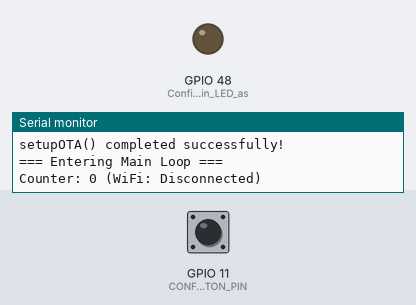
A program run on a simulated ESP32-S3. On the bench: output pins drawn as LEDs (lit = HIGH), the last lines printed to the serial monitor. The test bench sets the inputs (shaded band); at power-on: GPIO 11 (CONFIG_BUTTON_PIN) HIGH. WiFi joins after 1.5 s; servers stay silent unless stated.

Above: at 2.2 s.
2.3 s: GPIO 11 (CONFIG_BUTTON_PIN) pulled LOW for 0.15 s
At 3.3 s:
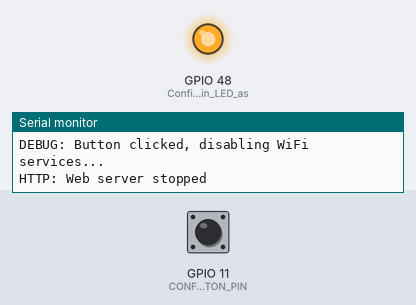
5.3 s: GPIO 11 (CONFIG_BUTTON_PIN) pulled LOW for 3.2 s
Timing chart, 0 to 17.5 s (numbered marks = the images above; inputs shaded):
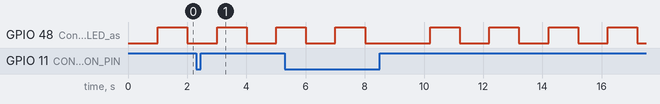

The program:

main.cpp
```cpp
/*
  ESP32 ElegantOTA Main Application

  This is the main application file that handles:
  - Hardware button monitoring for WiFi configuration trigger
  - LED status indication (heartbeat blink)
  - Serial output for debugging and system status
  - Integration with non-blocking OTA/WiFi management system

  The application runs a continuous loop that doesn't block for WiFi operations,
  allowing the main functionality to continue regardless of network status.
*/

#include <Arduino.h>
#include "OTA.h"

// Button configuration - Hardware button to trigger WiFi configuration
const int CONFIG_BUTTON_PIN = 11;                   // GPIO pin for configuration button (active low)
const unsigned long BUTTON_PRESS_TIME = 3000;     // Required hold time (3 seconds) to trigger config

// Button state variables - Used for button debouncing and timing
unsigned long buttonPressStart = 0;  // Timestamp when button was first pressed
bool buttonPressed = false;          // Current button state tracking

/**
 * Check hardware button state and trigger actions based on press duration
 *
 * This function implements button debouncing and timing logic:
 * - Detects button press/release transitions
 * - Differentiates between a short "press" and a long "hold"
 * - Triggers WiFi configuration portal if button is held for 3+ seconds
 * - Triggers a different action for a short press and release
 *
 * Called continuously from main loop for responsive button detection.
 */
void checkButton() {
  bool currentButtonState = digitalRead(CONFIG_BUTTON_PIN) == LOW; // Active low button

  if (currentButtonState && !buttonPressed) {
    // Button transition: not pressed -> pressed
    buttonPressed = true;
    buttonPressStart = millis();  // Record when button press started
    Serial.println(F("DEBUG: Config button press detected..."));
  } else if (!currentButtonState && buttonPressed) {
    // Button transition: pressed -> not pressed (released)
    buttonPressed = false;
    unsigned long pressDuration = millis() - buttonPressStart;

    // Action for a "button hold"
    if (pressDuration >= BUTTON_PRESS_TIME) {
      Serial.printf("DEBUG: Button held for %lu ms - Starting WiFi config portal\n", pressDuration);
      startConfigPortal(); // Trigger WiFiManager configuration portal

    // Action for a "button press" (and release)
    } else if (pressDuration > 50) { // Debounce threshold of 50ms
      Serial.println(F("DEBUG: Button clicked, disabling WiFi services..."));
      disableWiFi(); // Call the new function to shut down WiFi
    }
  }
}

/**
 * LED heartbeat pattern and system status display (non-blocking)
 *
 * This function provides visual confirmation that the main loop is running
 * and displays system status information periodically:
 * - LED blinks every second (1 second on, 1 second off)
 * - Status display every 2 seconds showing counter and WiFi connectivity
 * Uses static variables to maintain state between function calls.
 */
void heartbeat() {
  static unsigned long lastLedTime = 0;
  static bool ledState = false;

  // LED heartbeat - blink every 1 second
  if (millis() - lastLedTime >= 1000) {
    ledState = !ledState;
    digitalWrite(LED_BUILTIN, ledState ? HIGH : LOW);
    lastLedTime = millis();
  }

  // Application status tracking and display
  static unsigned long counter = 0;        // Simple counter to show system is running
  static unsigned long lastCounterTime = 0; // Timestamp for periodic counter display

  // Display system status every 2 seconds including WiFi connectivity
  if (millis() - lastCounterTime >= 2000) {
    String wifiStatus;
    if (WiFi.status() == WL_CONNECTED) {
      wifiStatus = "Connected (" + WiFi.SSID() + " - " + WiFi.localIP().toString() + ")";
    } else {
      wifiStatus = "Disconnected";
    }
    Serial.printf("Counter: %lu (WiFi: %s)\n", counter, wifiStatus.c_str());
    counter++;
    lastCounterTime = millis();
  }
}

/**
 * System initialization and setup
 *
 * Initializes all hardware and software components needed for the application:
 * - Serial communication for debugging
 * - Built-in LED for status indication
 * - Configuration button with pull-up resistor
 * - OTA/WiFi management system
 *
 * This runs once at startup before entering the main loop.
 */
void setup(void) {
  Serial.begin(115200);           // Initialize serial communication at 115200 baud
  pinMode(LED_BUILTIN, OUTPUT);   // Configure built-in LED as output for status indication

  delay(1000); // Give time for serial monitor to initialize and connect

  // Configure button pin with internal pull-up resistor (active-low button)
  pinMode(CONFIG_BUTTON_PIN, INPUT_PULLUP);
  Serial.printf("Config button on pin %d (hold for %d seconds)\n", CONFIG_BUTTON_PIN, BUTTON_PRESS_TIME / 1000);

  Serial.println(F("=== ESP32 Starting Up ==="));
  Serial.println(F("About to call setupOTA()..."));

  // Initialize the non-blocking OTA/WiFi management system
  setupOTA();

  Serial.println(F("setupOTA() completed successfully!"));
  Serial.println(F("=== Entering Main Loop ==="));
}

/**
 * Main application loop - runs continuously after setup()
 *
 * This loop handles multiple concurrent tasks in a non-blocking manner:
 * 1. Button monitoring - Check for configuration button presses
 * 2. OTA/WiFi management - Handle network operations and web server
 * 3. Status display - Show system status and connectivity info
 * 4. LED heartbeat - Visual indication that system is running
 *
 * The loop is designed to be non-blocking, meaning WiFi/network operations
 * don't prevent the main application logic from running continuously.
 */
void loop(void) {
  // Monitor hardware button for WiFi configuration requests
  checkButton();

  // Handle WiFiManager operations and configuration portal
  handleOTA();

  // LED heartbeat pattern and status display
  // This provides visual confirmation that the main loop is running
  heartbeat();
}
```

Source omitted: OTA.h (16740 bytes)
